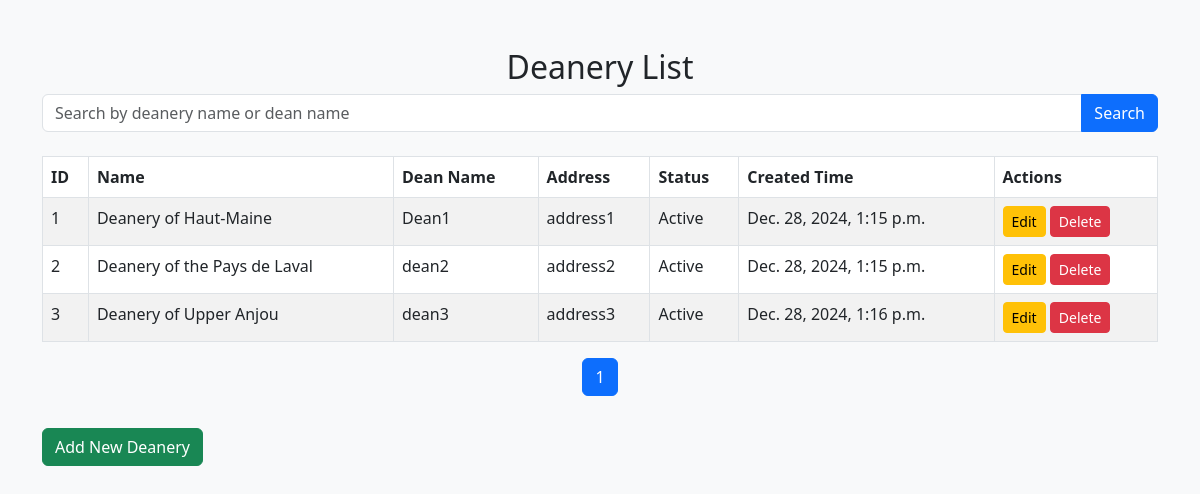
Page /baptism/deaneries/ on the committed database.
### baptism/models.py (models this page shows, shortened)
class Deanery(models.Model):
    STATUS_CHOICES = [
        ('Active', 'Active'),
        ('Inactive', 'Inactive'),
    ]
    deanery_id = models.AutoField(primary_key=True)
    deanery_name = models.CharField(max_length=255, null=False)
    dean_name = models.CharField(max_length=255, null=False)
    address = models.CharField(max_length=255, null=False)
    status = models.CharField(max_length=10, choices=STATUS_CHOICES)
    created_time = models.DateTimeField(auto_now_add=True)

### baptism/views.py (the view)
# urls.py: path('deaneries/', deanery_list, name='deanery_list'),
def deanery_list(request):
    query = request.GET.get('q', '')
    deaneries = Deanery.objects.all()
    if query:
        deaneries = deaneries.filter(deanery_name__icontains=query) | deaneries.filter(deanery_id__icontains=query)
    paginator = Paginator(deaneries, 10)  # Show 10 deaneries per page
    page_number = request.GET.get('page')
    page_obj = paginator.get_page(page_number)
    return render(request, 'deanery_list.html', {'page_obj': page_obj, 'query': query})

### baptism/templates/deanery_list.html (shortened to what this page needs)
<!DOCTYPE html>
<html lang="en">
<head>
    <link rel="stylesheet" href="https://cdn.jsdelivr.net/npm/bootstrap@5.3.0/dist/css/bootstrap.min.css">
</head>
<body class="bg-light">
    <div class="container mt-5">
        <h2 class="text-center">Deanery List</h2>
        <form method="GET" class="mb-4">
            <div class="input-group">
                <input
                    type="text"
                    name="q"
                    class="form-control"
                    placeholder="Search by deanery name or dean name"
                    value="{{ request.GET.q }}">
                <button class="btn btn-primary" type="submit">Search</button>
            </div>
        </form>
        <table class="table table-striped table-bordered">
            <thead class="thead-dark">
                <tr>
                    <th>ID</th>
                    <th>Name</th>
                    <th>Dean Name</th>
                    <th>Address</th>
                    <th>Status</th>
                    <th>Created Time</th>
                    <th>Actions</th>
                </tr>
            </thead>
            <tbody>
                {% for deanery in page_obj.object_list %}
                <tr>
                    <td>{{ deanery.deanery_id }}</td>
                    <td>{{ deanery.deanery_name }}</td>
                    <td>{{ deanery.dean_name }}</td>
                    <td>{{ deanery.address }}</td>
                    <td>{{ deanery.status }}</td>
                    <td>{{ deanery.created_time }}</td>
                    <td>
                        <a href="{% url 'deanery_edit' deanery.deanery_id %}" class="btn btn-sm btn-warning">Edit</a>
                        <a href="{% url 'deanery_delete' deanery.deanery_id %}" class="btn btn-sm btn-danger">Delete</a>
                    </td>
                </tr>
                {% empty %}
                <tr>
                    <td colspan="7" class="text-center">No deaneries found</td>
                </tr>
                {% endfor %}
            </tbody>
        </table>
        <nav aria-label="Page navigation example">
            <ul class="pagination justify-content-center">
                {% for num in page_obj.paginator.page_range %}
                <li class="page-item {% if page_obj.number == num %}active{% endif %}">
                    <a class="page-link" href="?page={{ num }}{% if request.GET.q %}&q={{ request.GET.q }}{% endif %}">{{ num }}</a>
                </li>
                {% endfor %}
            </ul>
        </nav>
        <a href="{% url 'deanery_add' %}" class="btn btn-success mt-3">Add New Deanery</a>
    </div>
</body>
</html>

### rows in the picture
Deanery: deanery_id "1", deanery_name "Deanery of Haut-Maine", dean_name "Dean1", address "address1", status "Active", created_time "Dec. 28, 2024, 1:15 p.m."
Deanery: deanery_id "2", deanery_name "Deanery of the Pays de Laval", dean_name "dean2", address "address2", status "Active", created_time "Dec. 28, 2024, 1:15 p.m."
Deanery: deanery_id "3", deanery_name "Deanery of Upper Anjou", dean_name "dean3", address "address3", status "Active", created_time "Dec. 28, 2024, 1:16 p.m."

### other values in the picture
{{ num }} "1"
